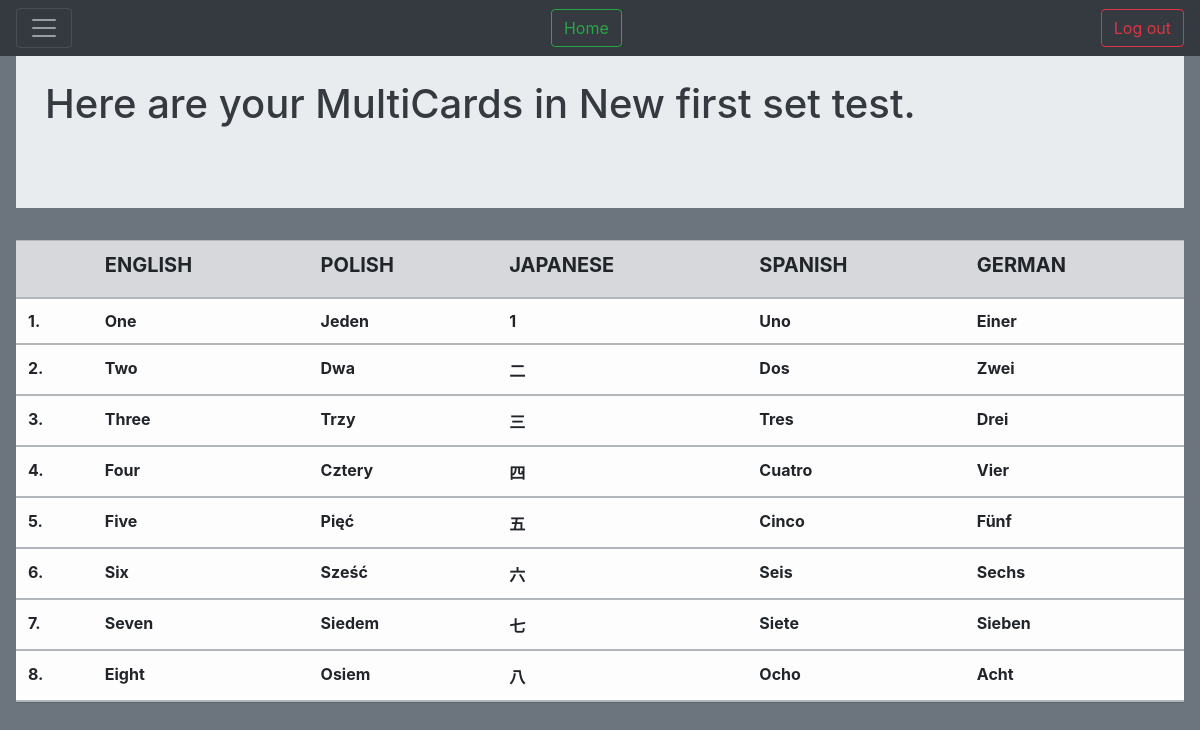
The page /cards/edit_multicards/52/ (signed in) on the database its author committed.
### Cards/models.py (models this page shows, shortened)
class CardFolder(models.Model):
    user = models.ForeignKey(User, on_delete=models.CASCADE)
    name = models.CharField(max_length=200)
    create_date = models.DateField(auto_now_add=True)
    edit_date = models.DateField(auto_now=True)
    lang1 = models.CharField(max_length=5, choices=langcodes.LangCodes, default="en")
    lang2 = models.CharField(max_length=5, choices=langcodes.LangCodes, default="pl")
    lang3 = models.CharField(max_length=5, choices=langcodes.LangCodes, default="ja", blank=True)
    lang4 = models.CharField(max_length=5, choices=langcodes.LangCodes, default="es", blank=True)
    lang5 = models.CharField(max_length=5, choices=langcodes.LangCodes, default="de", blank=True)
    score = models.IntegerField(default=0)
    comment = models.CharField(max_length=400, blank=True)
    def get_langs(self):
        langs = (self.lang1, self.lang2, self.lang3, self.lang4, self.lang5)
        lang_choices = []
        for i in langs:
            if i != "":
                lang_choices.append((i, langcodes.LangCodesDict[i]))
        return lang_choices
    def langs_keys(self):
        langs = [self.lang1, self.lang2, self.lang3, self.lang4, self.lang5]
        true_langs = []
        for i in langs:
            if i != "":
                true_langs.append(i)
        return true_langs
    def langs_no(self):
        return len(self.get_langs())
    langs_no.short_description = "No of languages"

class MultiCard(models.Model):
    cards_folder = models.ForeignKey(CardFolder, on_delete=models.CASCADE)
    score = models.PositiveSmallIntegerField(default=0)
    comment = models.CharField(max_length=400, blank=True)
    definition = models.CharField(max_length=400, blank=True)
    rates = models.IntegerField(default=0)
    rating = models.IntegerField(default=0)
    mastered = models.BooleanField(default=False)

class Card(models.Model):
    multi_card = models.ForeignKey(MultiCard, on_delete=models.CASCADE)
    cards_folder = models.ForeignKey(CardFolder, on_delete=models.CASCADE)
    language = models.CharField(max_length=5, choices=langcodes.LangCodes, default="en")
    main = models.CharField(max_length=50)
    automated = models.BooleanField(default=False)
    score = models.PositiveSmallIntegerField(default=0)
    pronunciation = models.CharField(max_length=200, blank=True, default=False, null=True)
    synonyms = models.CharField(max_length=50, blank=True)
    comment = models.CharField(max_length=400, blank=True)
    rating = models.SmallIntegerField(default=0)

### Cards/views.py (the view)
# urls.py: path('edit_multicards/<int:set_id>/', views.edit_multicards, name='edit_multicards'),
@login_required
def edit_multicards(request, set_id):
    folder = get_object_or_404(CardFolder, id=set_id)
    langs = folder.get_langs()
    length = len(langs)
    context = {
        'folder': folder,
        "length": length,
        "langs": langs,
    }
    return render(request, 'Cards/edit_multicards.html', context)

### Cards/templatetags/get_obj.py (called while the page is built)
@register.simple_tag
def get_card(lang, multicard):
    try:
        mcard = Card.objects.get(language=lang, multi_card=multicard)
    except Card.DoesNotExist:
        mcard = None
    return mcard

### Cards/templates/Cards/edit_multicards.html (shortened to what this page needs)
{% extends "base.html" %}
{% block styles %}
{% load get_obj %}
{% endblock %}
{% block body %}
<div class="jumbotron jumbotron-fluid">
  <div class="container">
    <div class="text-dark">
    <h1 class="display-5">Here are your MultiCards in {{folder.name}}.</h1>
    </div>
  </div>
</div>
        <table class="table table-hover table-secondary" style="border-collapse:collapse;">
            <thead>
            <th></th>
              {% for k, v in folder.get_langs %}
                <th>
                    <h5><b>{{ v|upper }}</b></h5>
                </th>
              {% endfor %}
            </thead>
        {% for multicard in folder.multicard_set.all %}
            <tr data-toggle="collapse" data-target="#a{{multicard.id}}" class="clickable collapse-row collapsed table-light">
                <td>
                    <b>{{ forloop.counter }}.</b>
                </td>
              {% for lang in folder.langs_keys %}
                {% get_card lang multicard as card %}
                <td>
                  <div>
                    <b>{{ card.main }}</b>
                  </div>
                </td>
              {% endfor %}
            </tr>
            <tr class="table-active">
                <td class="hiddenRow"></td>
              {% for k, v in langs %}
              {% get_card k multicard as card %}
              <td class="hiddenRow">
              </td>
              {% endfor %}
            </tr>
            <tr class="table-active">
                <td class="hiddenRow" colspan="{{length|add:'1'}}">
                </td>
            </tr>
        {% endfor %}
    </table>
{% endblock %}

### Cards/templates/base.html (shortened to what this page needs)
{% load static %}
<html lang="en">
<head>
    <link rel="stylesheet" href="https://stackpath.bootstrapcdn.com/bootstrap/4.5.0/css/bootstrap.min.css">
</head>
<div class="p-3 mb-2 bg-secondary text-white">
<body>
<div class="fixed-top">
<nav class="navbar navbar-dark bg-dark">
    <button class="navbar-toggler" type="button" data-toggle="collapse" data-target="#navbarToggleExternalContent" aria-controls="navbarToggleExternalContent" aria-expanded="false" aria-label="Toggle navigation">
      <span class="navbar-toggler-icon"></span>
    </button>
    <a href="{% url 'home' %}"><button type="button" class="btn btn-outline-success">Home</button></a>
    <a href="{% url 'logout' %}"><button type="button" class="btn btn-outline-danger">Log out</button></a>
</nav>
</div>
    {% block body %}
    {% endblock body %}
</body>
</div>
</html>

### Cards/templates/Cards/edit_multicards.html (style rules this page uses)
.hiddenRow { padding: 0 !important; }

### rows shown on the page
CardFolder: name "New first set test"
Card: main "One"
Card: main "Jeden"
Card: main "1"
Card: main "Uno"
Card: main "Einer"
Card: main "Two"
Card: main "Dwa"
Card: main "二"
Card: main "Dos"
Card: main "Zwei"
Card: main "Three"
Card: main "Trzy"
Card: main "三"
Card: main "Tres"
Card: main "Drei"
Card: main "Four"
Card: main "Cztery"
Card: main "四"
Card: main "Cuatro"
Card: main "Vier"
Card: main "Five"
Card: main "Pięć"
Card: main "五"
Card: main "Cinco"
Card: main "Fünf"
Card: main "Six"
Card: main "Sześć"
Card: main "六"
Card: main "Seis"
Card: main "Sechs"
Card: main "Seven"
Card: main "Siedem"
Card: main "七"
Card: main "Siete"
Card: main "Sieben"
Card: main "Eight"
Card: main "Osiem"
Card: main "八"
Card: main "Ocho"
Card: main "Acht"

### other values the page prints
{{ v|upper }} "ENGLISH" "POLISH" "JAPANESE" "SPANISH" "GERMAN"
